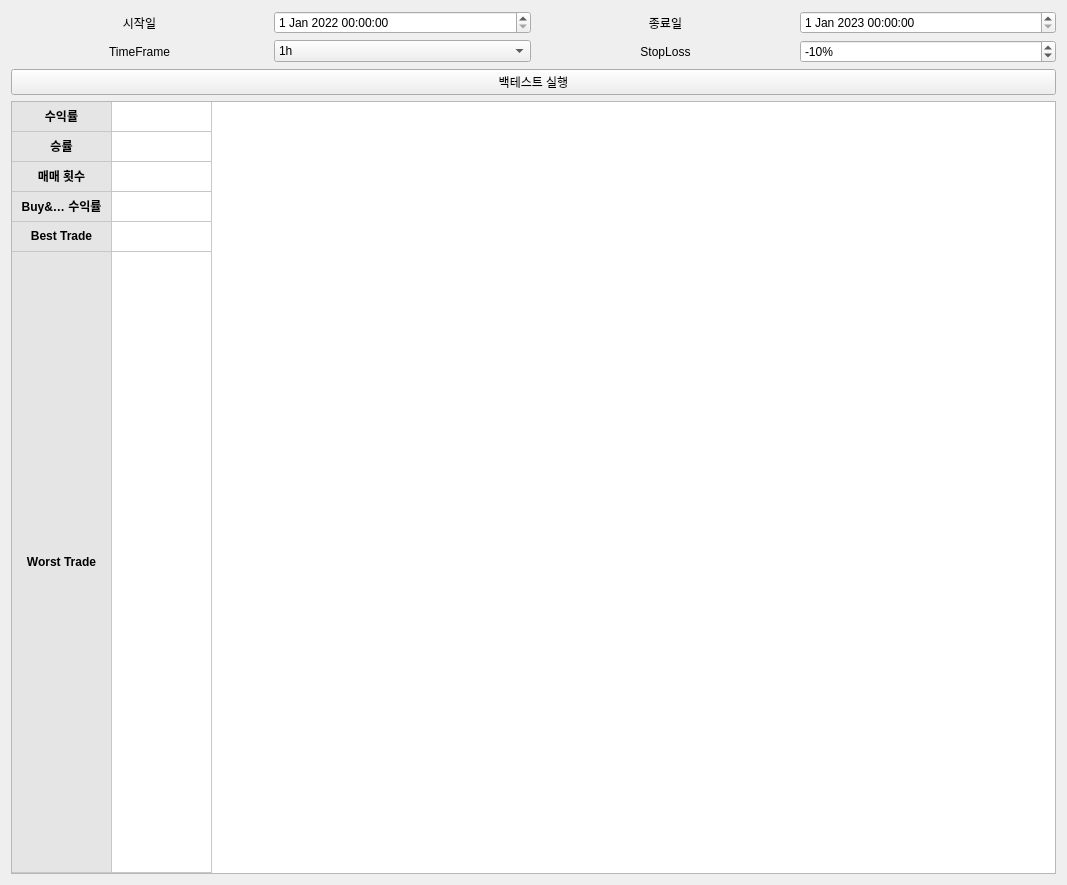
<?xml version="1.0" encoding="UTF-8"?>
<ui version="4.0">
 <class>Form</class>
 <widget class="QWidget" name="Form">
  <property name="geometry">
   <rect>
    <x>0</x>
    <y>0</y>
    <width>1067</width>
    <height>885</height>
   </rect>
  </property>
  <property name="windowTitle">
   <string>Form</string>
  </property>
  <layout class="QGridLayout" name="gridLayout">
   <item row="3" column="0">
    <widget class="QPushButton" name="run_backtest_button">
     <property name="text">
      <string>백테스트 실행</string>
     </property>
    </widget>
   </item>
   <item row="0" column="0">
    <layout class="QVBoxLayout" name="body_layout">
     <item>
      <layout class="QHBoxLayout" name="horizontalLayout">
       <item>
        <layout class="QHBoxLayout" name="horizontalLayout_4">
         <item>
          <widget class="QLabel" name="label_2">
           <property name="text">
            <string>시작일</string>
           </property>
           <property name="alignment">
            <set>Qt::AlignCenter</set>
           </property>
          </widget>
         </item>
         <item>
          <widget class="QDateTimeEdit" name="start_value">
           <property name="dateTime">
            <datetime>
             <hour>0</hour>
             <minute>0</minute>
             <second>0</second>
             <year>2022</year>
             <month>1</month>
             <day>1</day>
            </datetime>
           </property>
          </widget>
         </item>
        </layout>
       </item>
       <item>
        <layout class="QHBoxLayout" name="horizontalLayout_3">
         <item>
          <widget class="QLabel" name="label">
           <property name="text">
            <string>종료일</string>
           </property>
           <property name="alignment">
            <set>Qt::AlignCenter</set>
           </property>
          </widget>
         </item>
         <item>
          <widget class="QDateTimeEdit" name="end_value">
           <property name="dateTime">
            <datetime>
             <hour>0</hour>
             <minute>0</minute>
             <second>0</second>
             <year>2023</year>
             <month>1</month>
             <day>1</day>
            </datetime>
           </property>
          </widget>
         </item>
        </layout>
       </item>
      </layout>
     </item>
     <item>
      <layout class="QHBoxLayout" name="horizontalLayout_20">
       <item>
        <layout class="QHBoxLayout" name="horizontalLayout_5">
         <item>
          <widget class="QLabel" name="label_3">
           <property name="text">
            <string>TimeFrame</string>
           </property>
           <property name="alignment">
            <set>Qt::AlignCenter</set>
           </property>
          </widget>
         </item>
         <item>
          <widget class="QComboBox" name="timeframe_value">
           <property name="currentIndex">
            <number>1</number>
           </property>
           <item>
            <property name="text">
             <string>15m</string>
            </property>
           </item>
           <item>
            <property name="text">
             <string>1h</string>
            </property>
           </item>
           <item>
            <property name="text">
             <string>4h</string>
            </property>
           </item>
           <item>
            <property name="text">
             <string>1d</string>
            </property>
           </item>
           <item>
            <property name="text">
             <string>1w</string>
            </property>
           </item>
          </widget>
         </item>
        </layout>
       </item>
       <item>
        <layout class="QHBoxLayout" name="horizontalLayout_22">
         <item>
          <widget class="QLabel" name="label_8">
           <property name="text">
            <string>StopLoss</string>
           </property>
           <property name="alignment">
            <set>Qt::AlignCenter</set>
           </property>
          </widget>
         </item>
         <item>
          <widget class="QSpinBox" name="stoploss_value">
           <property name="buttonSymbols">
            <enum>QAbstractSpinBox::UpDownArrows</enum>
           </property>
           <property name="suffix">
            <string>%</string>
           </property>
           <property name="prefix">
            <string/>
           </property>
           <property name="minimum">
            <number>-100</number>
           </property>
           <property name="maximum">
            <number>0</number>
           </property>
           <property name="stepType">
            <enum>QAbstractSpinBox::DefaultStepType</enum>
           </property>
           <property name="value">
            <number>-10</number>
           </property>
          </widget>
         </item>
        </layout>
       </item>
      </layout>
     </item>
    </layout>
   </item>
   <item row="4" column="0">
    <layout class="QHBoxLayout" name="horizontalLayout_2">
     <item>
      <widget class="QTableWidget" name="result_table">
       <property name="enabled">
        <bool>true</bool>
       </property>
       <property name="sizePolicy">
        <sizepolicy hsizetype="Expanding" vsizetype="Fixed">
         <horstretch>0</horstretch>
         <verstretch>200</verstretch>
        </sizepolicy>
       </property>
       <property name="maximumSize">
        <size>
         <width>16777215</width>
         <height>1000</height>
        </size>
       </property>
       <property name="baseSize">
        <size>
         <width>0</width>
         <height>0</height>
        </size>
       </property>
       <property name="dragEnabled">
        <bool>false</bool>
       </property>
       <property name="dragDropOverwriteMode">
        <bool>false</bool>
       </property>
       <property name="selectionMode">
        <enum>QAbstractItemView::NoSelection</enum>
       </property>
       <property name="textElideMode">
        <enum>Qt::ElideMiddle</enum>
       </property>
       <property name="verticalScrollMode">
        <enum>QAbstractItemView::ScrollPerItem</enum>
       </property>
       <property name="sortingEnabled">
        <bool>false</bool>
       </property>
       <property name="wordWrap">
        <bool>false</bool>
       </property>
       <property name="cornerButtonEnabled">
        <bool>false</bool>
       </property>
       <attribute name="horizontalHeaderVisible">
        <bool>false</bool>
       </attribute>
       <attribute name="horizontalHeaderCascadingSectionResizes">
        <bool>false</bool>
       </attribute>
       <attribute name="horizontalHeaderHighlightSections">
        <bool>false</bool>
       </attribute>
       <attribute name="horizontalHeaderShowSortIndicator" stdset="0">
        <bool>false</bool>
       </attribute>
       <attribute name="horizontalHeaderStretchLastSection">
        <bool>false</bool>
       </attribute>
       <attribute name="verticalHeaderVisible">
        <bool>false</bool>
       </attribute>
       <attribute name="verticalHeaderCascadingSectionResizes">
        <bool>true</bool>
       </attribute>
       <attribute name="verticalHeaderHighlightSections">
        <bool>false</bool>
       </attribute>
       <attribute name="verticalHeaderShowSortIndicator" stdset="0">
        <bool>false</bool>
       </attribute>
       <attribute name="verticalHeaderStretchLastSection">
        <bool>true</bool>
       </attribute>
       <row>
        <property name="text">
         <string/>
        </property>
       </row>
       <row>
        <property name="text">
         <string/>
        </property>
       </row>
       <row>
        <property name="text">
         <string/>
        </property>
       </row>
       <row>
        <property name="text">
         <string/>
        </property>
       </row>
       <row>
        <property name="text">
         <string/>
        </property>
       </row>
       <row>
        <property name="text">
         <string/>
        </property>
       </row>
       <column>
        <property name="text">
         <string>항목</string>
        </property>
       </column>
       <column>
        <property name="text">
         <string>값</string>
        </property>
       </column>
       <item row="0" column="0">
        <property name="text">
         <string>수익률</string>
        </property>
        <property name="font">
         <font>
          <pointsize>9</pointsize>
          <weight>75</weight>
          <bold>true</bold>
         </font>
        </property>
        <property name="textAlignment">
         <set>AlignCenter</set>
        </property>
        <property name="background">
         <brush brushstyle="SolidPattern">
          <color alpha="100">
           <red>189</red>
           <green>189</green>
           <blue>189</blue>
          </color>
         </brush>
        </property>
        <property name="flags">
         <set>NoItemFlags</set>
        </property>
       </item>
       <item row="0" column="1">
        <property name="text">
         <string/>
        </property>
        <property name="textAlignment">
         <set>AlignTrailing|AlignVCenter</set>
        </property>
        <property name="flags">
         <set>NoItemFlags</set>
        </property>
       </item>
       <item row="1" column="0">
        <property name="text">
         <string>승률</string>
        </property>
        <property name="font">
         <font>
          <weight>75</weight>
          <bold>true</bold>
         </font>
        </property>
        <property name="textAlignment">
         <set>AlignCenter</set>
        </property>
        <property name="background">
         <brush brushstyle="SolidPattern">
          <color alpha="100">
           <red>189</red>
           <green>189</green>
           <blue>189</blue>
          </color>
         </brush>
        </property>
        <property name="flags">
         <set>NoItemFlags</set>
        </property>
       </item>
       <item row="1" column="1">
        <property name="text">
         <string/>
        </property>
        <property name="textAlignment">
         <set>AlignTrailing|AlignVCenter</set>
        </property>
        <property name="flags">
         <set>NoItemFlags</set>
        </property>
       </item>
       <item row="2" column="0">
        <property name="text">
         <string>매매 횟수</string>
        </property>
        <property name="font">
         <font>
          <weight>75</weight>
          <bold>true</bold>
         </font>
        </property>
        <property name="textAlignment">
         <set>AlignCenter</set>
        </property>
        <property name="background">
         <brush brushstyle="SolidPattern">
          <color alpha="100">
           <red>189</red>
           <green>189</green>
           <blue>189</blue>
          </color>
         </brush>
        </property>
        <property name="flags">
         <set>NoItemFlags</set>
        </property>
       </item>
       <item row="2" column="1">
        <property name="text">
         <string/>
        </property>
        <property name="textAlignment">
         <set>AlignTrailing|AlignVCenter</set>
        </property>
        <property name="flags">
         <set>NoItemFlags</set>
        </property>
       </item>
       <item row="3" column="0">
        <property name="text">
         <string>Buy&amp;Hold 전략 수익률</string>
        </property>
        <property name="font">
         <font>
          <weight>75</weight>
          <bold>true</bold>
         </font>
        </property>
        <property name="textAlignment">
         <set>AlignCenter</set>
        </property>
        <property name="background">
         <brush brushstyle="SolidPattern">
          <color alpha="100">
           <red>189</red>
           <green>189</green>
           <blue>189</blue>
          </color>
         </brush>
        </property>
        <property name="flags">
         <set>NoItemFlags</set>
        </property>
       </item>
       <item row="3" column="1">
        <property name="text">
         <string/>
        </property>
        <property name="textAlignment">
         <set>AlignTrailing|AlignVCenter</set>
        </property>
        <property name="flags">
         <set>NoItemFlags</set>
        </property>
       </item>
       <item row="4" column="0">
        <property name="text">
         <string>Best Trade</string>
        </property>
        <property name="font">
         <font>
          <weight>75</weight>
          <bold>true</bold>
         </font>
        </property>
        <property name="textAlignment">
         <set>AlignCenter</set>
        </property>
        <property name="background">
         <brush brushstyle="SolidPattern">
          <color alpha="100">
           <red>189</red>
           <green>189</green>
           <blue>189</blue>
          </color>
         </brush>
        </property>
        <property name="flags">
         <set>NoItemFlags</set>
        </property>
       </item>
       <item row="4" column="1">
        <property name="text">
         <string/>
        </property>
        <property name="textAlignment">
         <set>AlignTrailing|AlignVCenter</set>
        </property>
        <property name="flags">
         <set>NoItemFlags</set>
        </property>
       </item>
       <item row="5" column="0">
        <property name="text">
         <string>Worst Trade</string>
        </property>
        <property name="font">
         <font>
          <weight>75</weight>
          <bold>true</bold>
         </font>
        </property>
        <property name="textAlignment">
         <set>AlignCenter</set>
        </property>
        <property name="background">
         <brush brushstyle="SolidPattern">
          <color alpha="100">
           <red>189</red>
           <green>189</green>
           <blue>189</blue>
          </color>
         </brush>
        </property>
        <property name="flags">
         <set>NoItemFlags</set>
        </property>
       </item>
       <item row="5" column="1">
        <property name="text">
         <string/>
        </property>
        <property name="textAlignment">
         <set>AlignTrailing|AlignVCenter</set>
        </property>
        <property name="flags">
         <set>NoItemFlags</set>
        </property>
       </item>
      </widget>
     </item>
    </layout>
   </item>
  </layout>
 </widget>
 <resources/>
 <connections>
  <connection>
   <sender>run_backtest_button</sender>
   <signal>clicked()</signal>
   <receiver>Form</receiver>
   <slot>run_backtesting()</slot>
   <hints>
    <hint type="sourcelabel">
     <x>193</x>
     <y>84</y>
    </hint>
    <hint type="destinationlabel">
     <x>207</x>
     <y>394</y>
    </hint>
   </hints>
  </connection>
 </connections>
 <slots>
  <slot>run_backtesting()</slot>
 </slots>
</ui>
